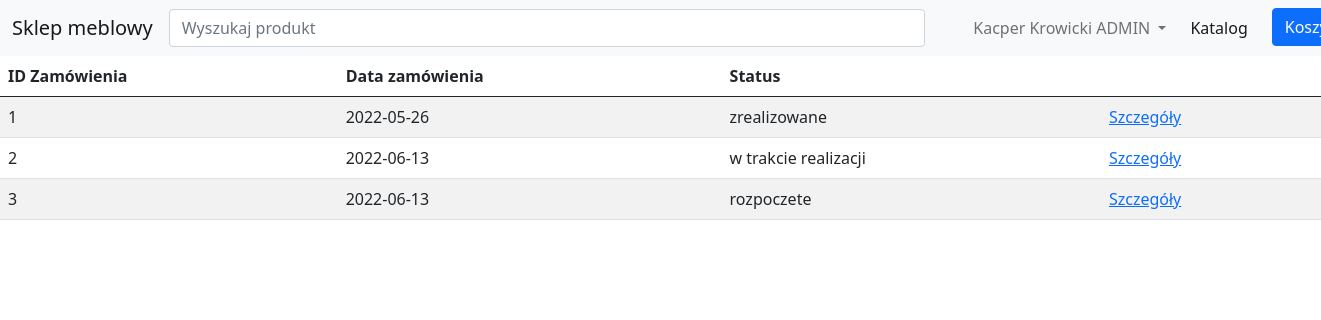
Page /projekt/user_orders.php (signed in) on the committed database.
### tables this page shows
CREATE TABLE `zamowienia` (
  `zamowienie_id` int(11) NOT NULL,
  `data_zamowienia` date NOT NULL,
  `uzytkownik_id` int(11) NOT NULL,
  `adres_dostawy` varchar(150) NOT NULL,
  `status_zamowienia` varchar(20) NOT NULL,
  `dostawa` varchar(64) NOT NULL
);

### projekt/user_orders.php (the view, shortened to what this page needs)
<!DOCTYPE html>
<html lang="en">
<head>
  <link rel="stylesheet" href="style.css">
  <link href="https://cdn.jsdelivr.net/npm/bootstrap@5.0.2/dist/css/bootstrap.min.css" rel="stylesheet"
>
</head>
<body>
<?php
    include("../projekt/model/nav_bar.php");
  ?>
  <table class="table table-striped">
  <thead>
    <tr>
      <th scope="col">ID Zamówienia</th>
      <th scope="col">Data zamówienia</th>
      <th scope="col">Status</th>
      <th scope="col"></th>
    </tr>
  </thead>
  <tbody>
      <?php
      require("controller/connection.php");
      if(isset($_SESSION['email'])){
        $email = $_SESSION['email'];
        $query = "select z.zamowienie_id, z.data_zamowienia, z.status_zamowienia from zamowienia z join uzytkownicy u on u.uzytkownicy_id = z.uzytkownik_id
        where u.email = '$email'";
        try{
            $result = mysqli_query($connection,$query);
            while ($row = $result->fetch_row()) {
                echo "
                <tr>
                    <td>$row[0]</td>
                    <td>$row[1]</td>
                    <td>$row[2]</td>
                    <td><a href=\"order_details.php?id=$row[0]\">Szczegóły</a></td>
                </tr>
                ";
            };
        }catch(Exception $e){
            echo $e;
            exit;
        }
      }
      ?>
  </tbody>
</table>
</body>
</html>

### projekt/style.css (style rules this page uses)
* { box-sizing:border-box }

### rows in the picture
zamowienia: zamowienie_id "1", data_zamowienia "2022-05-26", status_zamowienia "zrealizowane"
zamowienia: zamowienie_id "2", data_zamowienia "2022-06-13", status_zamowienia "w trakcie realizacji"
zamowienia: zamowienie_id "3", data_zamowienia "2022-06-13", status_zamowienia "rozpoczete"

### other values in the picture
$_SESSION["logged"] "Kacper Krowicki"
